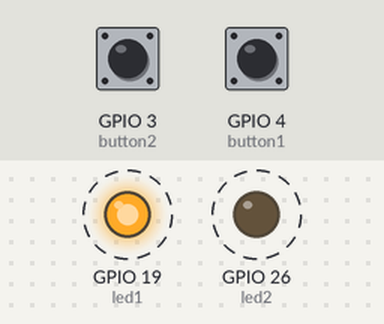
Bench run of a program on a simulated Raspberry Pi (BCM pin numbers). Parts: output pins drawn as LEDs (lit = HIGH). Dashed ring = blinking. The test bench sets the inputs (shaded band); at power-on: GPIO 3 (button2) HIGH, GPIO 4 (button1) HIGH. What the program prints to the terminal is not drawn.

Above: at 0.5 s.
Timing chart, 0 to 4.6 s (numbered marks = the images above):
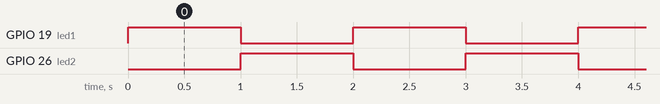

The program:

led_button.py
```python
from gpiozero import LED, Button
from signal import pause
from time import sleep

led1 = LED(19)
led2 = LED(26)
button1 = Button(4)
button2 = Button(3)

def jongo_blink():
    while True:
        led1.on()
        sleep(1)
        led1.off()
        led2.on()
        sleep(1)
        led2.off()

def butt_stop():
    led1.off()
    led2.off()

def restart_blink():
    led1.off()
    led2.off()
    jongo_blink()

try:
    name = "Jongo"
    print(f"There you go {name}, started blinking")
    jongo_blink()

    button1.when_pressed = butt_stop
    button2.when_pressed = jongo_blink


except KeyboardInterrupt:
    led1.off()
    led2.off()
```

Measured:
- by itself, GPIO 19 (led1), GPIO 26 (led2): alternates HIGH for 1.0 s and LOW for 1.0 s
